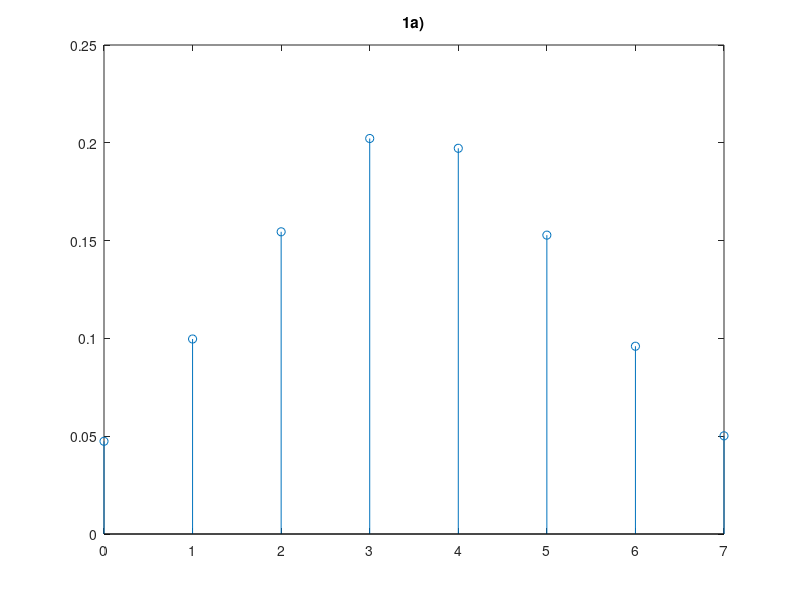

MATLAB code to generate this figure: (Note: this script raises an error after producing the figure.)
clear
clc
% CODE: 184

% NOME: DIOGO CRUZ
% NO. MEC.: 98595

%% EXERCÍCIO 1
% Considere um processo aleatório que gera dois números: 
% o primeiro número de 1 a 4 (com todos os valores igualmente prováveis) 
% o segundo número de 4 a 8 (com todos os valores também igualmente prováveis)

% Seja X a variável aleatória que representa o segundo número menos o
% primeiro número.

% (a) (3.0 valores) Estime por simulação (usando 10000 simulações) a função
%     massa de probabilidade da variável aleatória X e apresente-a num
%     gráfico do tipo stem.

% RESPOSTA:
N = 10000;  % nº de experiencias
first = randi([1 4],1, N);   % generate first number between 1 and 4
second = randi([4 8],1, N);  % generate second number between 4 and 8

sub = second - first;        
X = 0:7;

pX = zeros(1,8);
for i=0 : 7
    pX(i+1) = sum(sub == i)/N;
end

figure(1);
stem(X,pX);             % funçao massa de probabilidade
title("1a)");

% (b) (2.0 valores) Com base na função massa de probabilidade estimada, estime o valor esperado, a variância e o desvio padrão da variável aleatória X.

% RESPOSTA:
media = sum(X .* pX);                     % valor esperado
variancia = sum(pX .* X.^2) - media^2;    % variancia
desvioPadrao = sqrt(variancia);           % desvio padrao
fprintf("1b) Valor esperado: %.4f\n    Variância: %.4f\n    Desvio Padrão: %.4f\n", media, variancia, desvioPadrao);


% (c) (2.0 valores) Determine o valor teórico da probabilidade de X ser maior que 3, sabendo que o primeiro número é 2.

% RESPOSTA:
%
%  first/second | 4 | 5 | 6 | 7 | 8 |
%             1 | 3 | 4 | 5 | 6 | 7 |
%             2 | 2 | 3 | 4 | 5 | 6 |
%             3 | 1 | 2 | 3 | 4 | 5 |
%             4 | 0 | 1 | 2 | 3 | 4 |

% P( X>3 | first==2 ) = P( second > 5 ) = 3/5 

fprintf("\n1c) P( X>3 | first==2 ) = 3/5\n")

%% EXERCÍCIO 2
% Considere um sistema com 4 estados (1, 2, 3 e 4) modelado por uma cadeia
% de Markov com a matriz de transição de estados T seguinte.
%     1     2    3    4
T= [ 0.2   0.4  0.1   0     % 1
     0.4   0.3  0.1  0.1    % 2
     0.3   0.3  0.8  0.1    % 3
     0.1    0    0   0.8 ]; % 4

% (a) (3.0 valores) Qual a probabilidade de o sistema, começando no
%     estado 2, estar no estado 4 após 5 transições?

% RESPOSTA: 
v = [0;0;0;1];

v5 = (T^5)*v;
fprintf("\n2a) Probabilidade de estar no estado 4 após 5 transições: %.4f\n", v5(4));

% (b) (2.0 valores) Qual a probabilidade de o sistema, começando no estado 2, manter-se no estado 2 nas 5 primeiras transições?

%v2 = [0;1;0;0];

v5b = 1*T(2,2)^5;        %  2  *   2->2   *  2->2   *  2->2  *  2->2  * 2->2
                         %  1º *  1º->2º  *  2º->3º * 3º->4º * 4º->5º * 5º->6º
                         
fprintf("2b) Probabilidade de começar e manter-se no estado 2 após 5 transições: %.4f\n", v5b);
                                
                                

%% EXERCÍCIO 3
% Considere um conjunto de 4 páginas web (A, B, C e D) com os hyperlinks
% seguintes entre eles:
% A -> B , A -> C , B -> C , C -> D
%
% (3.0 valores) Determine o pagerank de cada página web ao fim de 10
% iterações assumindo beta = 0.8 e resolvendo primeiro problemas que
% possam existir de 'spider traps' e/ou 'dead-ends'.
    
%      A   B   C   D 
H = [  0   0   0   0    % A
      1/2  0   0   0    % B
      1/2  1   0   0    % C
       0   0   1   0 ]; % D
   
beta = 0.8;
A = beta*H + (1-beta)*ones(4)/4;   % matriz da Google
A(:,4)=1/4;                        % resolver dead ends

v = ones(4)*1/4;
v10 = (A^10)*v';

pag = ["A" "B" "C" "D"];

fprintf("\n3)\n");
for i=1 : length(pag)
    fprintf("Pagerank da página %s: %.4f\n", pag(i), v10(i));
end
       
%% EXERCÍCIO 4
% Considere as 2 funções no fim deste script que implementam duas das funcionalidades necessárias à implementação de um filtro de Bloom.
% Considere também os dois conjuntos de chaves seguintes:

CH1= {'Amelia','Emma','Damian','Joe','Madison','Megan','Susan','Thomas'};
CH2= {'George','Jack','Oscar','Sarah'};

% (a) (3.0 valores) Desenvolva a função que falta para, com as funções
%     fornecidas, ter todas as funcionalidades necessárias à implementação
%     de um filtro de Bloom.

% RESPOSTA EM BAIXO:

% function check = Verificar(BF,key,k)
%     check=true;
%     h= 127;
%     chave= double(key);
%     n= length(BF);
%     for i= 1:length(chave)
%         h= mod(31*h+chave(i),2^32-1);
%     end
%     for i= k:-1:1
%         h= mod(31*h+i,2^32-1);
%         if BF(mod(h,n)+1) == 0
%             check=false;
%             break;
%         end
%     end
% end

% (b) (2.0 valores) Desenvolva um script que 
% (i) crie um filtro de Bloom de comprimento 100 baseado em 6 funções de dispersão com as chaves de CH1
% (ii) teste a pertença das chaves de CH1 no filtro de Bloom criado
% (iii) verifique se as chaves de CH2 pertencem ao filtro de Bloom

% RESPOSTA:
fprintf("\n4b)\n");
BF = Init(100);

for i=1 : length(CH1)
    BF = AddElement(BF, CH1{i}, 6);     %(i)
    fprintf("%s foi adicionado ao BF\n", CH1{i});
end

for i=1 : length(CH1)
    BF_check = Verificar(BF, CH1{i}, 6);      % (ii)
    
    if BF_check == 1
        fprintf("%s pertence ao BF\n", CH1{i});
    else
        fprintf("%s não pertence ao BF\n", CH1{i});
    end
end

for i=1 : length(CH2)
    BF_check = Verificar(BF, CH2{i}, 6);      % (iii)
    
    if BF_check == 1
        fprintf("%s pertence ao BF\n", CH2{i});
    else
        fprintf("%s não pertence ao BF\n", CH2{i});
    end
end


% dados da 4 abaixo
function BF= Init(n)  % inicializar
    BF= zeros(n,1);
end

function BF= AddElement(BF,key,k) % adicionar
    h= 127;
    chave= double(key);
    nBF= length(BF);
    
    for i= 1:length(key)
        h= mod(31*h+chave(i),2^32-1);
    end
    
    for i= k:-1:1
        h= mod(31*h+i,2^32-1);
        BF(mod(h,nBF)+1)= 1;
    end
end

% RESPOSTA 4A)
function check = Verificar(BF,key,k)
    check=true;
    h= 127;
    chave= double(key);
    n= length(BF);
    for i= 1:length(chave)
        h= mod(31*h+chave(i),2^32-1);
    end
    for i= k:-1:1
        h= mod(31*h+i,2^32-1);
        if BF(mod(h,n)+1) == 0
            check=false;
            break;
        end
    end
end

